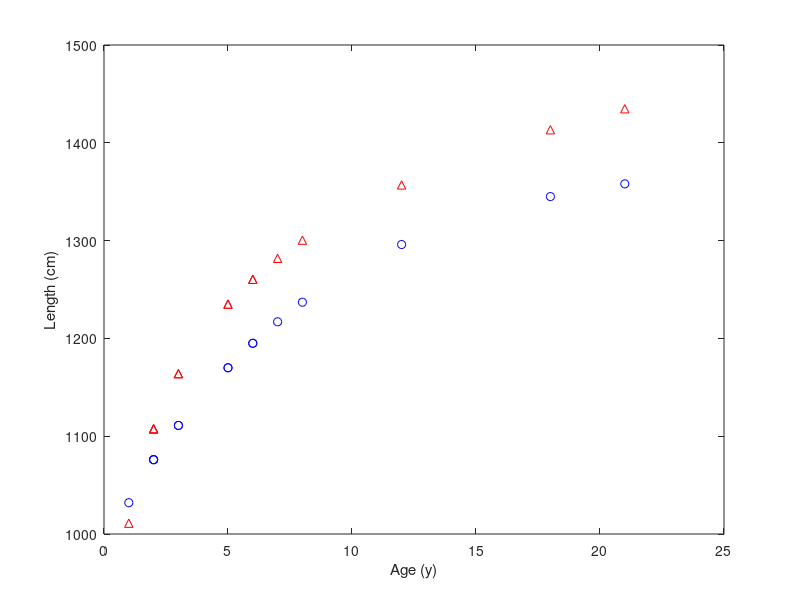

Write the MATLAB code that produced this figure. (Note: this script raises an error after producing the figure.)
% Mass at age

age = [5;8;7;5;2;1;3;18;6;2;2;3;6;12;21];

% Fortune et al. 2012 (Equation used in paper at first):
fortune_length = [1170;1237;1217;1170;1076;1032;1111;1345;1195;1076;...
    1076;1111;1195;1296;1358];
fortune_weight = [19213;22510;21501;19213;15147;13460;16577;28566;...
    20402;15147;15147;16577;20402;25708;29415];

% Moore et al. 2005
moore_length = 1011.033+320.501*log10(age);
moore_weight = 3169.39+1773.666*age;

% plot
figure(1)
plot(age,fortune_length,'bo',age,moore_length,'r^');
xlabel('Age (y)'); ylabel('Length (cm)')
legend('Fortune et al. 2012','Moore et al. 2005','Location','NW')

figure(2); hold on
plot(age,fortune_weight,'bo',age,moore_weight,'r^');
xlabel('Age (y)'); ylabel('Weight (kg)')
legend('Fortune et al. 2012','Moore et al. 2005','Location','NW')

% difference in lengths:
ldiff = moore_length - fortune_length;
wdiff = moore_weight - fortune_weight;